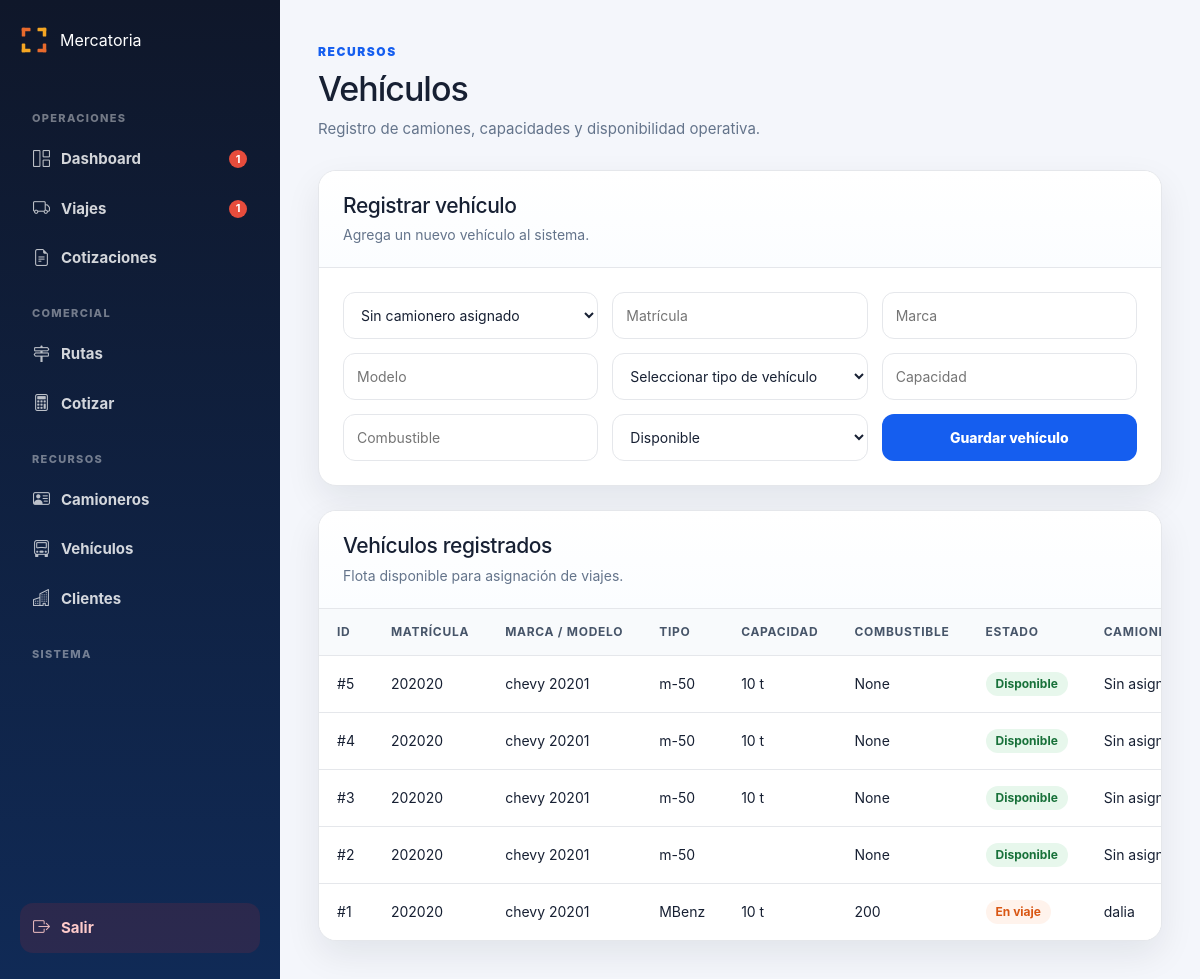
The page /vehiculos on the database as committed earlier.
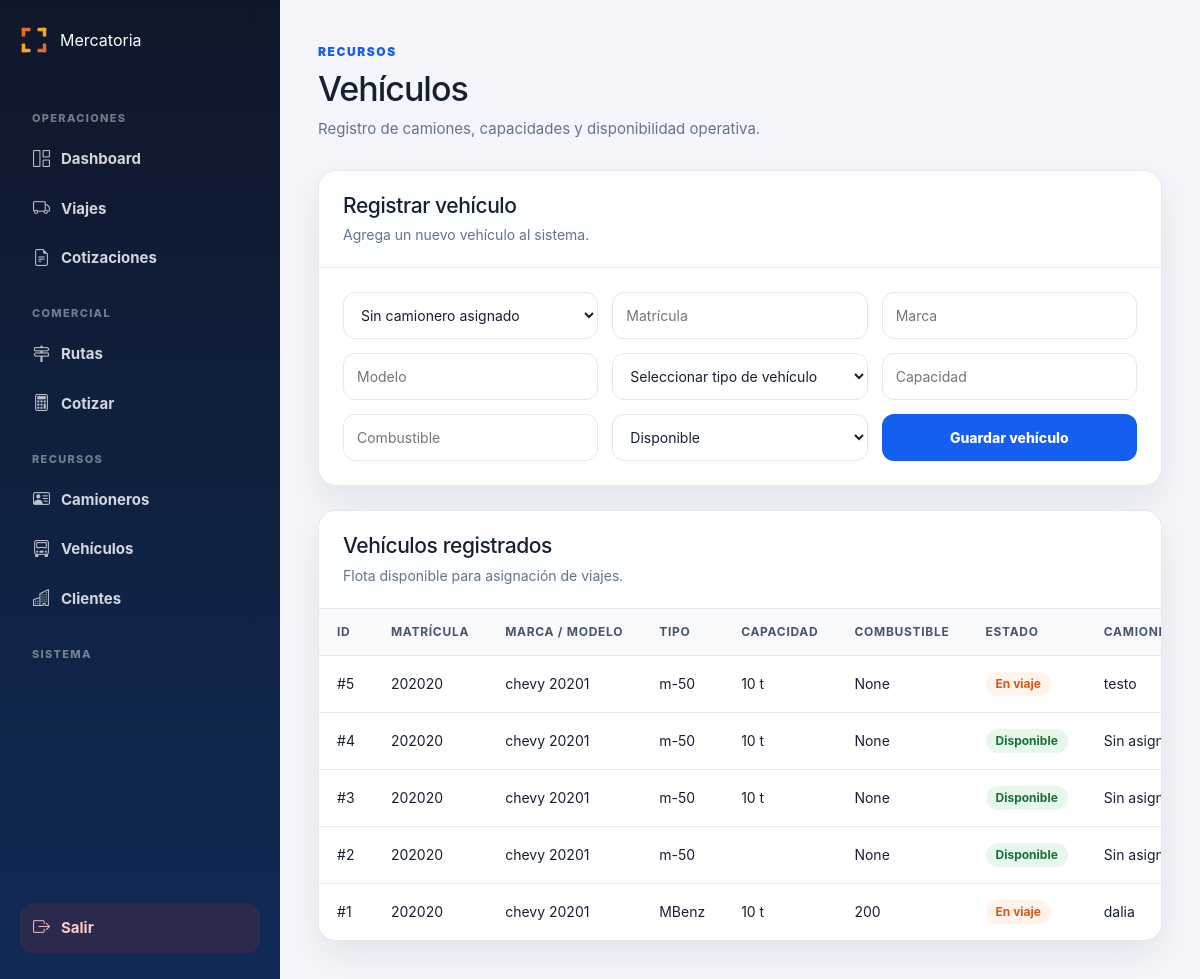
The same page on the database as committed later.
### tables this page shows
CREATE TABLE vehiculos (
        id INTEGER PRIMARY KEY AUTOINCREMENT,
        camionero_id INTEGER,
        matricula TEXT,
        marca TEXT,
        modelo TEXT,
        tipo TEXT,
        capacidad TEXT,
        combustible TEXT,
        estado TEXT DEFAULT 'Disponible',
        activo INTEGER DEFAULT 1,
        fecha_creacion TEXT DEFAULT CURRENT_TIMESTAMP
    , tipo_vehiculo_id INTEGER, placa TEXT);

CREATE TABLE camioneros (
        id INTEGER PRIMARY KEY AUTOINCREMENT,
        nombre TEXT,
        telefono TEXT,
        licencia TEXT,
        matricula TEXT,
        tipo TEXT,
        capacidad TEXT,
        estado TEXT DEFAULT 'Disponible',
        activo INTEGER DEFAULT 1,
        fecha_creacion TEXT DEFAULT CURRENT_TIMESTAMP
    );

### routes/vehiculos.py (the view, shortened to what this page needs)
@vehiculos_bp.route("/vehiculos", methods=["GET", "POST"])
def vehiculos():
    conexion = conectar()
    cursor = conexion.cursor()
    cursor.execute("""
        SELECT id, nombre
        FROM camioneros
        WHERE activo = 1
        ORDER BY nombre ASC
    """)
    camioneros = cursor.fetchall()
    cursor.execute("""
        SELECT nombre
        FROM tipos_vehiculo
        WHERE activo = 1
        ORDER BY nombre ASC
    """)
    tipos_vehiculo = cursor.fetchall()
    cursor.execute("""
        SELECT
            v.id,
            v.matricula,
            v.marca,
            v.modelo,
            v.tipo,
            v.capacidad,
            v.combustible,
            v.estado,
            c.nombre
        FROM vehiculos v
        LEFT JOIN camioneros c ON c.id = v.camionero_id
        WHERE v.activo = 1
        ORDER BY v.id DESC
    """)
    vehiculos_guardados = cursor.fetchall()
    conexion.close()
    return render_template(
        "vehiculos.html",
        vehiculos=vehiculos_guardados,
        camioneros=camioneros,
        tipos_vehiculo=tipos_vehiculo
    )

### app.py (called while the page is built)
@app.context_processor
def sidebar_badges():
    try:
        conexion = conectar()
        cursor = conexion.cursor()
        cursor.execute(
            "SELECT COUNT(*) FROM viajes WHERE estado IN ('Pendiente', 'Solicitado')"
        )
        viajes_urgentes = cursor.fetchone()[0]
        cursor.execute(
            "SELECT COUNT(*) FROM viajes WHERE estado = 'Solicitado'"
        )
        dashboard_urgentes = cursor.fetchone()[0]
        conexion.close()
    except Exception:
        viajes_urgentes = 0
        dashboard_urgentes = 0
    return dict(
        sidebar_viajes_urgentes=viajes_urgentes,
        sidebar_dashboard_urgentes=dashboard_urgentes,
    )

### database.py (called while the page is built)
def conectar():
    con = sqlite3.connect(DATABASE_NAME)
    con.row_factory = sqlite3.Row
    return con

### templates/vehiculos.html (shortened to what this page needs)
{% extends "admin/base_admin.html" %}
{% block contenido %}
<div class="page-header">
    <div>
        <span class="eyebrow">Recursos</span>
        <h1>Vehículos</h1>
        <p>Registro de camiones, capacidades y disponibilidad operativa.</p>
    </div>
</div>
<section class="panel">
    <div class="panel-header">
        <div>
            <h2>Registrar vehículo</h2>
            <p>Agrega un nuevo vehículo al sistema.</p>
        </div>
    </div>
    <form method="POST" class="form-grid">
        <select name="camionero_id">
            <option value="">Sin camionero asignado</option>
        </select>
        <input type="text" name="matricula" placeholder="Matrícula" required>
        <input type="text" name="marca" placeholder="Marca">
        <input type="text" name="modelo" placeholder="Modelo">
        <select name="tipo" required>
            <option value="">Seleccionar tipo de vehículo</option>
        </select>
        <input type="text" name="capacidad" placeholder="Capacidad" required>
        <input type="text" name="combustible" placeholder="Combustible" required>
        <select name="estado">
            <option value="Disponible">Disponible</option>
        </select>
        <button type="submit" class="btn-submit">Guardar vehículo</button>
    </form>
</section>
<section class="panel panel-spaced">
    <div class="panel-header">
        <div>
            <h2>Vehículos registrados</h2>
            <p>Flota disponible para asignación de viajes.</p>
        </div>
    </div>
    <div class="table-wrapper">
        <table class="data-table">
            <thead>
                <tr>
                    <th>ID</th>
                    <th>Matrícula</th>
                    <th>Marca / Modelo</th>
                    <th>Tipo</th>
                    <th>Capacidad</th>
                    <th>Combustible</th>
                    <th>Estado</th>
                    <th>Camionero</th>
                </tr>
            </thead>
            <tbody>
                {% for v in vehiculos %}
                <tr>
                    <td>#{{ v[0] }}</td>
                    <td>{{ v[1] }}</td>
                    <td>{{ v[2] }} {{ v[3] }}</td>
                    <td>{{ v[4] }}</td>
                    <td>{{ v[5] }}</td>
                    <td>{{ v[6] }}</td>
                    <td>
                        <span class="badge badge-vehiculo {{ v[7]|lower|replace(' ', '-') }}">
                            {{ v[7] }}
                        </span>
                    </td>
                    <td>{{ v[8] if v[8] else "Sin asignar" }}</td>
                </tr>
                {% else %}
                <tr>
                    <td colspan="8" class="empty-state">No hay vehículos registrados.</td>
                </tr>
                {% endfor %}
            </tbody>
        </table>
    </div>
</section>
{% endblock %}

Rows that differ between the two databases and show on the page:
changed vehiculos id 5: estado "Disponible" → "En viaje"; nombre "Sin…" → "testo"
Other text that changed with them:
{{ sidebar_dashboard_urgentes }}: "1" → (not shown)
{{ sidebar_viajes_urgentes }}: "1" → (not shown)
